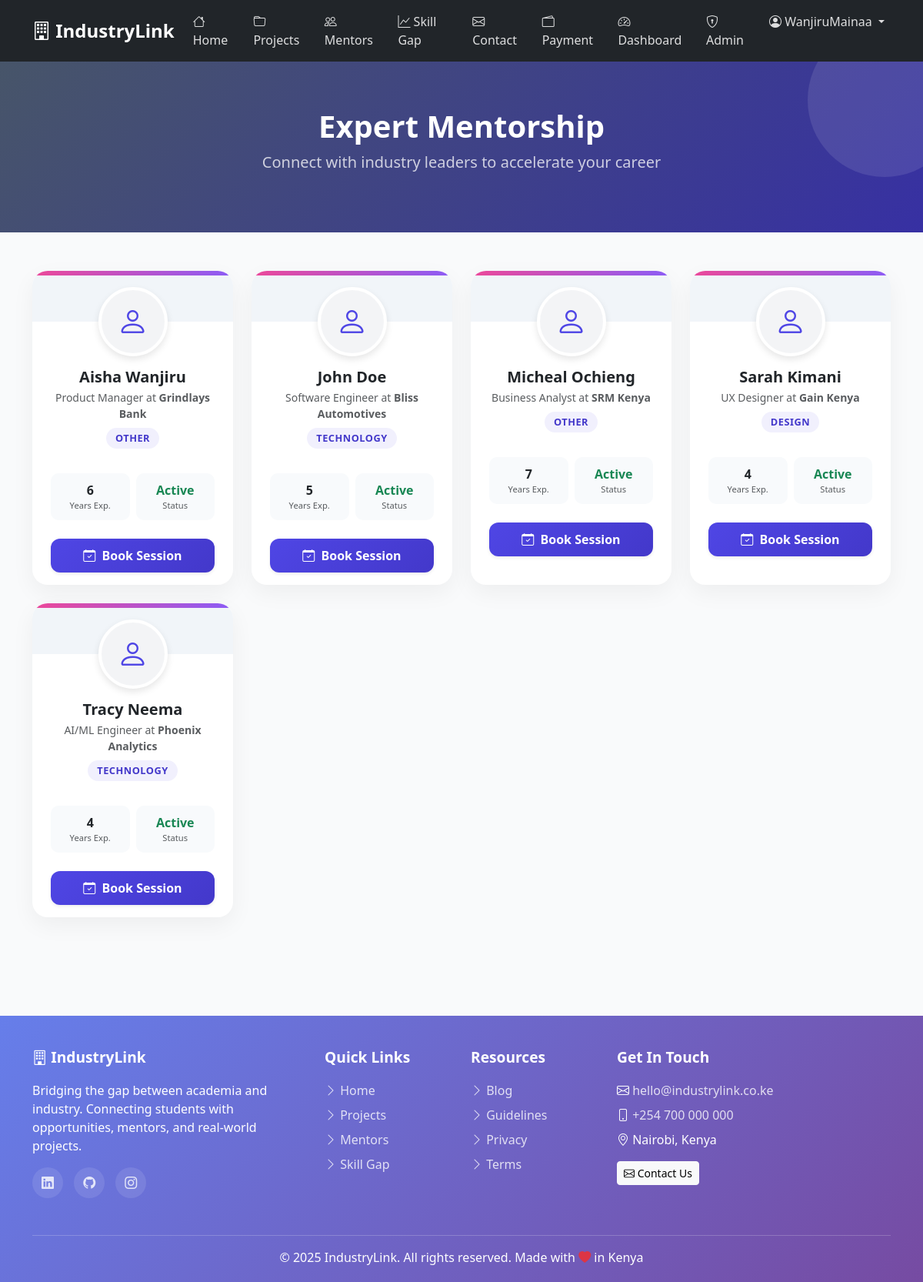
Screenshot of /mentors/ (signed in) with the database file from the repository.
### main/models.py (models this page shows, shortened)
class Mentor(models.Model):
    EXPERTISE_CHOICES = [
        ('technology', 'Technology'),
        ('design', 'Design'),
        ('other', 'Other'),
        ('business', 'Business')
    ]
    user= models.OneToOneField(User, on_delete=models.CASCADE, related_name='mentor_profile')
    full_name = models.CharField(max_length=200)
    job_title = models.CharField(max_length=200)
    company = models.CharField(max_length=200)
    bio = models.TextField(blank=True)
    expertise_area = models.CharField(max_length=50, choices=EXPERTISE_CHOICES)
    years_of_experience = models.IntegerField()
    availability = models.CharField(max_length=100)
    hourly_rate = models.DecimalField(max_digits=6, decimal_places=2, null=True, blank=True)
    email = models.EmailField(blank=True)
    linkedin = models.URLField(blank=True)
    created_at = models.DateTimeField(auto_now_add=True)
    updated_at = models.DateTimeField(auto_now=True)
    class Meta:
        ordering = ['full_name']

### main/views.py (the view)
# urls.py: path('mentors/', views.mentor_list, name='mentor'),
def mentor_list(request):
    all_mentors = Mentor.objects.all()
    return render(request, 'main/mentor.html', {'mentors': all_mentors})

### main/templates/main/mentor.html (shortened to what this page needs)
{% extends 'base.html' %}
{% load static %}
{% block content %}
<div class="mentor-header text-center text-white">
    <div class="container position-relative z-1">
        <h1 class="fw-bold mb-2">Expert Mentorship</h1>
        <p class="lead opacity-75">Connect with industry leaders to accelerate your career</p>
    </div>
    <div style="position: absolute; top: -50px; right: -50px; width: 200px; height: 200px; background: rgba(255,255,255,0.1); border-radius: 50%;"></div>
</div>
<div class="container mb-5">
    <div class="row g-4">
        {% for mentor in mentors %}
        <div class="col-md-6 col-lg-3" data-aos="fade-up" data-aos-delay="{{ forloop.counter0|add:50 }}">
            <div class="mentor-card h-100 pb-3">
                <div class="card-stripe"></div>
                <div class="mentor-avatar">
                    {% if mentor.user.profile.profile_pic %}
                        <img src="{{ mentor.user.profile.profile_pic.url }}" alt="{{ mentor.full_name }}" class="img-fluid rounded-circle w-100 h-100 object-fit-cover">
                    {% else %}
                        <i class="bi bi-person"></i>
                    {% endif %}
                </div>
                <div class="text-center px-4">
                    <h5 class="fw-bold mb-1 text-dark">{{ mentor.full_name }}</h5>
                    <p class="text-muted small mb-2">{{ mentor.job_title }} at <strong>{{ mentor.company }}</strong></p>
                    <span class="expertise-tag mb-3 d-inline-block text-uppercase">
                        {{ mentor.get_expertise_area_display }}
                    </span>
                    <div class="row g-2 mt-2 mb-4">
                        <div class="col-6">
                            <div class="stat-box">
                                <div class="fw-bold text-dark">{{ mentor.years_of_experience }}</div>
                                <div class="small text-muted" style="font-size: 0.7rem;">Years Exp.</div>
                            </div>
                        </div>
                        <div class="col-6">
                            <div class="stat-box">
                                <div class="fw-bold text-success">Active</div>
                                <div class="small text-muted" style="font-size: 0.7rem;">Status</div>
                            </div>
                        </div>
                    </div>
                    <div class="d-flex gap-2 justify-content-center">
                         <form action="{% url 'main:payment' %}" method="get" class="w-100">
                             <button class="btn btn-mentor shadow-sm">
                                <i class="bi bi-calendar-check me-1"></i> Book Session
                            </button>
                        </form>
                    </div>
                </div>
            </div>
        </div>
        {% empty %}
        <div class="col-12 text-center py-5">
            <h4>No mentors found</h4>
            <p class="text-muted">Check back later for new experts.</p>
        </div>
        {% endfor %}
    </div>
</div>
{% endblock %}

### templates/base.html (shortened to what this page needs)
<!DOCTYPE html>
<html lang="en">
<head>
    <link href="https://cdn.jsdelivr.net/npm/bootstrap@5.3.2/dist/css/bootstrap.min.css" rel="stylesheet">
    <link rel="stylesheet" href="https://cdn.jsdelivr.net/npm/bootstrap-icons@1.11.1/font/bootstrap-icons.css">
</head>
<body>
    <nav class="navbar navbar-expand-lg navbar-dark bg-dark">
        <div class="container">
            <a class="navbar-brand" href="{% url 'main:home' %}">
                <i class="bi bi-building"></i> IndustryLink
            </a>
            <div class="collapse navbar-collapse" id="navbarNav">
                <ul class="navbar-nav ms-auto">
                    <li class="nav-item">
                        <a class="nav-link" href="{% url 'main:home' %}">
                            <i class="bi bi-house"></i> Home
                        </a>
                    </li>
                    <li class="nav-item">
                        <a class="nav-link" href="{% url 'main:projects' %}">
                            <i class="bi bi-folder"></i> Projects
                        </a>
                    </li>
                    <li class="nav-item">
                        <a class="nav-link" href="{% url 'main:mentor' %}">
                            <i class="bi bi-people"></i> Mentors
                        </a>
                    </li>
                    <li class="nav-item">
                        <a class="nav-link" href="{% url 'main:skills' %}">
                            <i class="bi bi-graph-up"></i> Skill Gap
                        </a>
                    </li>
                    <li class="nav-item">
                        <a class="nav-link" href="{% url 'main:contact' %}">
                            <i class="bi bi-envelope"></i> Contact
                        </a>
                    </li>
                    <li class="nav-item">
                        <a class="nav-link" href="{% url 'main:payment' %}">
                            <i class="bi bi-wallet2"></i> Payment
                        </a>
                    </li>
                    {% if request.user.is_authenticated %}
                        <li class="nav-item">
                            <a class="nav-link" href="{% url 'main:dashboard' %}">
                                <i class="bi bi-speedometer2"></i> Dashboard
                            </a>
                        </li>
                        {% if request.user.is_superuser %}
                        <li class="nav-item">
                            <a class="nav-link text-warning" href="{% url 'admin:index' %}">
                                <i class="bi bi-shield-lock"></i> Admin
                            </a>
                        </li>
                        {% endif %}
                        <li class="nav-item dropdown">
                            <a class="nav-link dropdown-toggle" href="#" id="userDropdown" role="button" data-bs-toggle="dropdown" aria-expanded="false">
                                <i class="bi bi-person-circle"></i> {{ request.user.username }}
                            </a>
                        </li>
                    {% endif %}
                </ul>
            </div>
        </div>
    </nav>
    <main>
        {% block content %}
        {% endblock %}
    </main>
    <footer>
        <div class="container">
            <div class="row">
                <div class="col-md-4 mb-4">
                    <div class="footer-heading">
                        <i class="bi bi-building"></i> IndustryLink
                    </div>
                    <p class="mb-3">
                        Bridging the gap between academia and industry.
                        Connecting students with opportunities, mentors, and real-world projects.
                    </p>
                    <div class="social-icons">
                        <a href="#" aria-label="LinkedIn"><i class="bi bi-linkedin"></i></a>
                        <a href="#" aria-label="GitHub"><i class="bi bi-github"></i></a>
                        <a href="#" aria-label="Instagram"><i class="bi bi-instagram"></i></a>
                    </div>
                </div>
                <div class="col-md-2 mb-4">
                    <div class="footer-heading">Quick Links</div>
                    <ul class="list-unstyled">
                        <li class="mb-2"><a href="{% url 'main:home' %}"><i class="bi bi-chevron-right"></i> Home</a></li>
                        <li class="mb-2"><a href="{% url 'main:projects' %}"><i class="bi bi-chevron-right"></i> Projects</a></li>
                        <li class="mb-2"><a href="{% url 'main:mentor' %}"><i class="bi bi-chevron-right"></i> Mentors</a></li>
                        <li class="mb-2"><a href="{% url 'main:skills' %}"><i class="bi bi-chevron-right"></i> Skill Gap</a></li>
                    </ul>
                </div>
                <div class="col-md-2 mb-4">
                    <div class="footer-heading">Resources</div>
                    <ul class="list-unstyled">
                        <li class="mb-2"><a href="#"><i class="bi bi-chevron-right"></i> Blog</a></li>
                        <li class="mb-2"><a href="#"><i class="bi bi-chevron-right"></i> Guidelines</a></li>
                        <li class="mb-2"><a href="#"><i class="bi bi-chevron-right"></i> Privacy</a></li>
                        <li class="mb-2"><a href="#"><i class="bi bi-chevron-right"></i> Terms</a></li>
                    </ul>
                </div>
                <div class="col-md-4 mb-4">
                    <div class="footer-heading">Get In Touch</div>
                    <ul class="list-unstyled">
                        <li class="mb-2">
                            <i class="bi bi-envelope"></i>
                            <a href="mailto:hello@industrylink.co.ke">hello@industrylink.co.ke</a>
                        </li>
                        <li class="mb-2">
                            <i class="bi bi-phone"></i>
                            <a href="tel:+254700000000">+254 700 000 000</a>
                        </li>
                        <li class="mb-2">
                            <i class="bi bi-geo-alt"></i> Nairobi, Kenya
                        </li>
                    </ul>
                    <div class="mt-3">
                        <a href="{% url 'main:contact' %}" class="btn btn-light btn-sm">
                            <i class="bi bi-envelope"></i> Contact Us
                        </a>
                    </div>
                </div>
            </div>
            <hr class="bg-white mt-4" style="opacity: 0.2;">
            <div class="row">
                <div class="col-12 text-center">
                    <p class="mb-0">
                        &copy; 2025 IndustryLink. All rights reserved.
                        Made with <i class="bi bi-heart-fill text-danger"></i> in Kenya
                    </p>
                </div>
            </div>
        </div>
    </footer>
</body>
</html>

### templates/base.html (style rules this page uses)
html, body { height: 100%; }
body { display: flex; flex-direction: column; }
main { flex: 1 0 auto; }
footer { flex-shrink: 0; background: linear-gradient(135deg, #667eea 0%, #764ba2 100%); color: white; padding: 40px 0 20px 0; margin-top: 80px; }
footer a { color: rgba(255,255,255,0.8); text-decoration: none; transition: color 0.3s; }
footer .footer-heading { font-size: 1.2rem; font-weight: bold; margin-bottom: 1rem; }
footer .social-icons a { display: inline-flex; align-items: center; justify-content: center; width: 40px; height: 40px; background: rgba(255,255,255,0.1); border-radius: 50%; margin-right: 10px; transition: all 0.3s; }
.navbar-brand { font-weight: bold; font-size: 1.5rem; }
.nav-link { color: rgba(255,255,255,.85) !important; transition: color 0.3s; }

### main/templates/main/mentor.html (style rules this page uses)
body { background-color: #f9fafb; }
.mentor-header { background: linear-gradient(135deg, #475569 0%, #3730a3 100%); padding: 60px 0; margin-bottom: 50px; position: relative; overflow: hidden; }
.mentor-card { background: white; border: none; border-radius: 20px; box-shadow: 0 10px 30px rgba(0,0,0,0.05); transition: transform 0.3s ease, box-shadow 0.3s ease; overflow: hidden; position: relative; }
.card-stripe { height: 6px; width: 100%; background: linear-gradient(90deg, #ec4899, #8b5cf6); }
.mentor-avatar { width: 90px; height: 90px; background: #f3f4f6; border-radius: 50%; margin: -45px auto 15px; border: 4px solid white; box-shadow: 0 4px 10px rgba(0,0,0,0.1); display: flex; align-items: center; justify-content: center; font-size: 2.5rem; color: #4f46e5; }
.expertise-tag { background: rgba(79, 70, 229, 0.08); color: #4338ca; font-size: 0.8rem; padding: 4px 12px; border-radius: 50px; font-weight: 600; letter-spacing: 0.5px; }
.btn-mentor { background: linear-gradient(135deg, #4f46e5 0%, #4338ca 100%); border: none; color: white; border-radius: 12px; padding: 10px 20px; width: 100%; font-weight: 600; transition: opacity 0.2s; }
.stat-box { text-align: center; padding: 10px; background: #f8fafc; border-radius: 10px; }

### rows the page displays
Mentor: full_name "Aisha Wanjiru", job_title "Product Manager", company "Grindlays Bank", expertise_area "OTHER", years_of_experience "6"
Mentor: full_name "John Doe", job_title "Software Engineer", company "Bliss Automotives", expertise_area "TECHNOLOGY", years_of_experience "5"
Mentor: full_name "Micheal Ochieng", job_title "Business Analyst", company "SRM Kenya", expertise_area "OTHER", years_of_experience "7"
Mentor: full_name "Sarah Kimani", job_title "UX Designer", company "Gain Kenya", expertise_area "DESIGN", years_of_experience "4"
Mentor: full_name "Tracy Neema", job_title "AI/ML Engineer", company "Phoenix Analytics", expertise_area "TECHNOLOGY", years_of_experience "4"

### other values shown
{{ request.user.username }} "WanjiruMainaa"
